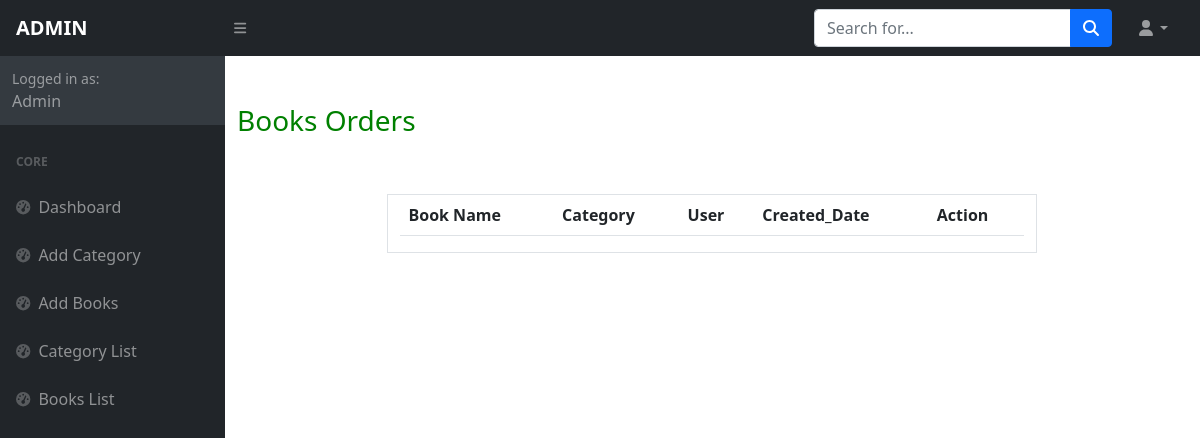
The app's page /owner/orders/latest, older data.
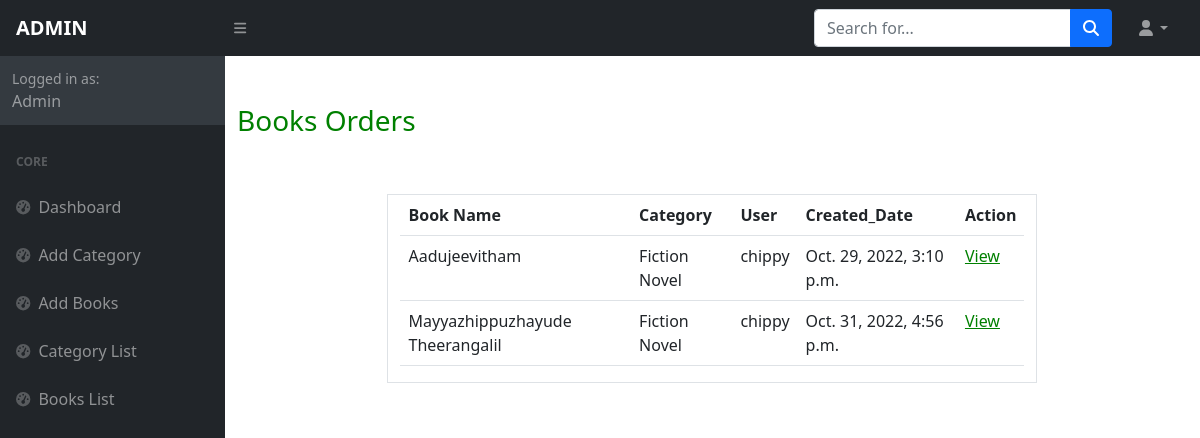
The same page, newer data.
### owner/models.py (models this page shows, shortened)
class Orders(models.Model):
    book = models.ForeignKey(Books, on_delete=models.CASCADE)
    user = models.ForeignKey(User, on_delete=models.CASCADE)
    created_date = models.DateTimeField(auto_now_add=True, null=True)
    options = (
        ("order-placed", "order-placed"),
        ("dispatched", "dispatched"),
        ("in-transit", "in-transit"),
        ("delivered", "delivered"),
        ("cancelled", "cancelled")
    )
    status = models.CharField(max_length=120, choices=options, default="order-placed")
    delivery_address = models.CharField(max_length=250, null=True)
    expected_delivery_date = models.DateTimeField(null=True)

class Books(models.Model):
    book_name = models.CharField(max_length=200, unique=True)
    author=models.CharField(max_length=200, null=True)
    category = models.ForeignKey(Categories, on_delete=models.CASCADE)
    image = models.ImageField(upload_to="images", null=True)
    price = models.PositiveIntegerField()
    description = models.CharField(max_length=1000, null=True)

class Categories(models.Model):
    category_name = models.CharField(max_length=200, unique=True)
    is_active = models.BooleanField(default=True)

### owner/views.py (the view)
# urls.py: path("orders/latest", views.OrdersListView.as_view(), name="neworders"),
class OrdersListView(ListView):
    model=Orders
    context_object_name="orders"
    template_name: str="admin-orderlist.html"
    def get_queryset(self):
        return Orders.objects.filter(status="order-placed")

### owner/templates/admin-orderlist.html (shortened to what this page needs)
{%extends 'base.html'%}
{%block body_block%}
    <div class="container mt-5">
        <h3 style="color:green">Books Orders</h3>
        <div class="row">
            <div class="col-2"></div>
            <div class="col-8 border mt-5" style="background-color:">
                <table class="table">
                    <tr>
                        <th>Book Name</th>
                        <th>Category</th>
                        <th>User</th>
                        <th>Created_Date</th>
                        <th>Action</th>
                    </tr>
                    {%for order in orders%}
                        <tr>
                            <td>{{order.book.book_name}}</td>
                            <td>{{order.book.category.category_name}}</td>
                            <td>{{order.user}}</td>
                            <td>{{order.created_date}}</td>
                            <td>
                                <a style="color: green" href="#">View</a>
                            </td>
                        </tr>
                    {%endfor%}
                </table>
            </div>
        </div>
    </div>
{%endblock%}

Row changes from the older to the newer data that the page shows:
added Orders: book.book_name "Aadujeevitham", book.category.category_name "Fiction Novel", user "chippy", created_date "Oct. 29, 2022, 3:10 p.m."
added Orders: book.book_name "Mayyazhippuzhayude Theerangalil", book.category.category_name "Fiction Novel", user "chippy", created_date "Oct. 31, 2022, 4:56 p.m."
